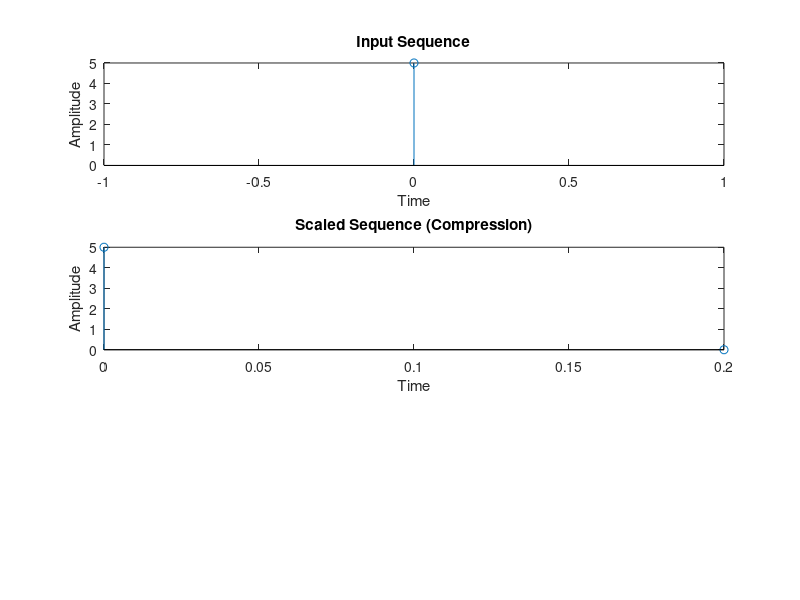

Reproduce this figure in MATLAB. (Note: this script raises an error after producing the figure.)

clc;
clear all;
close all;

x=input('enter causal input sequence:');
nc=input('enter time scale factor for compression (a>0):');
ne=input('enter time scale factor for expansion (0<a<1):');

n= length(x);
ip_len=0:length(x)-1;
subplot(311);
stem(ip_len,x);
title('Input Sequence');
xlabel('Time');
ylabel('Amplitude');

%time compression
ncm=0:1/nc:n(end)/nc;

% Initialize a new vector to store modified values of x
x_comp = []; 

% Assign values of x to the corresponding indices of x_new where n is an integer
for i = 0:1/nc:n(end)/nc 
    if mod(i, 1) == 0  % Check if n is an integer
        x_comp = [x_comp, x(i+1)];  % Assign corresponding value from x
    else
        x_comp = [x_comp, 0];  % Assign 0 if n is not an integer
    end
end

subplot(312);
stem(ncm,x_comp);
title('Scaled Sequence (Compression)');
xlabel('Time');
ylabel('Amplitude');

%time expansion
nem=0:1*ne:n(end)*ne;

% Initialize a new vector to store modified values of x
x_exp = []; 

% Assign values of x to the corresponding indices of x_new where n is an integer
for i = 0:1*ne:n(end)*ne 
    if mod(i, 1) == 0  % Check if n is an integer
        x_exp = [x_exp, x(i+1)];  % Assign corresponding value from x
    else
        x_exp = [x_exp, 0];  % Assign 0 if n is not an integer
    end
end


subplot(313);
stem(nem,x_exp);
title('Scaled Sequence (Expansion)');
xlabel('Time');
ylabel('Amplitude');